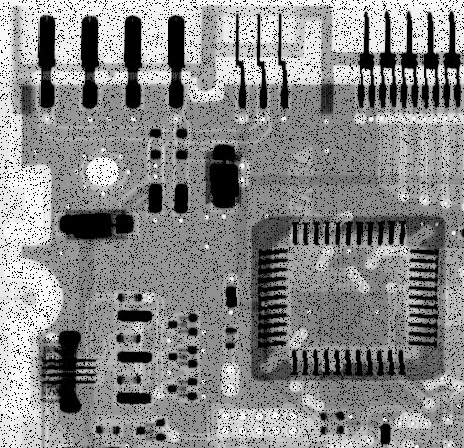
#> input picture circuitboard-pepper.tif, 464 x 448 px
$ jupyter execute --allow-errors lab11_report.ipynb   (shell and % lines are left out)
#> lines starting #> are read from the running program, lines starting #| are printed output that depends on the picture
<h1><center>
    ECE 438: Digital Signal Processing with Applications<br/>
    Lab 11: Image Restoration<br/>
    <small>Date:</small><br/>
    <small>Section:</small><br>
</center></h1>

|Name |Signature |Time spent outside lab|
|:---:|:---:|:---:|
|Student Name #1 [---%]| | |
|Student Name #2 [---%]| | |

||Below expectations| Lacks in some respect|Meets all expectations|
|:---:|:---:|:---:|:---:|
|**Completeness of the report**||||
|**Organization of the report**||||
|**Quality of figures**: *Correctly labeled with title, x-axis, y-axis, and name(s)*||||
|**Understanding of color images and color spaces (40 pts)**: *Python figures with color components, code (`ycbcr2rgb`), filtered images, questions*||||
|**Understanding of halftoning (60 pts)**: *Original and binary images with MSE, error images, table of MSE’s for filered and nonfiltered images, questions*||||

[cell 1]
import numpy as np
import matplotlib.pyplot as plt

[cell 2]
# make sure the plot is displayed in this notebook
# specify the size of the plot
plt.rcParams['figure.figsize'] = (16, 10)

# for auto-reloading extenrnal modules

<h3 style="color:red;"><left>Exercise 2.3: Color</left></h3>

**1. Load the image file ```girl.tif```. Check the size of array for this image by using the command ```print(image.shape)```, where ```image``` is the image matrix. Also, print the data type of this matrix.**

Notice that this is a three dimensional array of type ```uint8```. It contains three gray scale image planes corresponding to the red, green, and blue components for each pixel. Since each color pixel is represented by three bytes, this is commonly known as a 24-bit image.

[cell 3]
# insert your code here

**2. Display the image. Note that ```cmap```, ```vmin```, ```vmax``` arguments are not needed.**

[cell 4]
# insert your code here

**3. Extract each of the color components, then plot each color component.**

Note that while the original is a color image, each color component separately is a monochrome image, so plotting each color component requires ```cmap```, ```vmin```, ```vmax``` arguments.

[cell 5]
# insert your code here

**4. Load the files ```ycbcr.npy``` using [`np.load()`](https://numpy.org/doc/stable/reference/generated/numpy.load.html), and print its type and data shape `dtype`.**

This file contains a NumPy array for a color image in $YC_bC_r$ format. The array contains three gray scale image planes that correspond to the luminance ($Y$) and two chrominance ($C_bC_r$) components.

[cell 6]
# insert your code here

**5. Plot each of the components.**

[cell 7]
# insert your code here

**6. Complete the function below that will perform the transformation of equation (2). It should accept a 3-D $YC_bC_r$ image array as input, and return a 3-D $RGB$ image array.**

* Make sure `ycbcr` is in `double` or `float` before any processing.
* After conversion, to make sure the values of `rgb` are in $[0,255]$, use [`np.clip()`](https://numpy.org/doc/stable/reference/generated/numpy.clip.html).

[cell 8]
def ycbcr2rgb(ycbcr):
    """
    Parameters
    ---
    ycbcr: image in YCbCr

    Returns
    ---
    rgb: image RGB
    """

    rgb = None
    return rgb

**7. Now, convert the ycbcr array to an RGB representation and display the color image.**

* Before displaying the image, make sure its data type is `np.uint8`.

[cell 9]
# insert your code here

**8. Load the file ```h.npy```. This is a $5 \times 5$ Gaussian filter with $\sigma^2=2.0$. (See the first week of the experiment for more details on this type of filter.)**

[cell 10]
# insert your code here

**9. Alter the ```ycbcr``` array by filtering only the luminance component, ```ycbcr[:,:,0]```, using the Gaussian filter (use `convolve2d()` function from last lab). Convert the result to RGB, and display it.**

* Instead of altering the original `ycbcr`, you can create a copy by `ycbcr1 = ycbcr.copy()`.

[cell 11]
def convolve2d(image, kernel):
    """
    Parameters
    ---
    image: the input image
    kernel: the filter

    Returns
    ---
    filtered: the filtered image
    """
    filtered = None
    return filtered

[cell 12]
# insert your code here

**10. Now alter `ycbcr` by filtering both chrominance components, ```ycbcr[:,:,1]``` and ```ycbcr[:,:,2]```, using the Gaussian filter. Convert this result to RGB, and display it.**

* Again, instead of altering the original `ycbcr`, you can create a copy by `ycbcr2 = ycbcr.copy()`.

[cell 13]
# insert your code here

### Spatial Filtering

#### Introduction to Spatial Filtering
Spatial filtering is a process used to enhance or restore images by manipulating pixel values in a local neighborhood. In this experiment, we will use spatial filtering to restore images affected by **pepper noise** (random black pixels) and **salt noise** (random white pixels).

One effective filter for this type of noise is the **median filter**. The **median filter** is a type of order-statistic filter that replaces the value of a pixel with the **median** value of its neighboring pixels. This is particularly effective for removing salt-and-pepper noise without significantly blurring the edges of the image.

Another effective approach is using **max and min filters**, which can handle pepper and salt noise individually:
- **Max Filter** is effective in reducing **pepper noise** by taking the maximum value within a local neighborhood, which helps to replace black pixels with brighter surrounding values.
- **Min Filter** is effective in reducing **salt noise** by taking the minimum value within a local neighborhood, which helps to replace white pixels with darker surrounding values.

#### Principle of Spatial Filtering
To remove salt or pepper noise, we use spatial filters that smooth the image by averaging or taking other statistical measures of neighboring pixel values.

- **Median Filter**:
  $$ f_{\text{median}}(x, y) = \text{median} \{ g(r, c) \}, \quad (r, c) \in S_{xy} $$
  Where $ S_{xy} $ represents the neighborhood around the pixel at position $ (x, y) $, and $ g(r, c) $ are the intensity values of pixels within the neighborhood. The median filter is particularly effective for removing salt or pepper noise without significantly blurring the edges of the image.

- **Max Filter**:
  $$ f_{\text{max}}(x, y) = \max \{ g(r, c) \}, \quad (r, c) \in S_{xy} $$
  The max filter replaces each pixel value with the maximum value from its neighborhood. This is useful for removing pepper noise.

- **Min Filter**:
  $$ f_{\text{min}}(x, y) = \min \{ g(r, c) \}, \quad (r, c) \in S_{xy} $$
  The min filter replaces each pixel value with the minimum value from its neighborhood. This is useful for removing salt noise.

#### Student Task
1. **Apply spatial filters** (max filter and min filter) to given noisy images that are affected by **pepper noise** and **salt noise** separately.
2. Compare the results of the filters to determine which one works better for removing each type of noise while preserving details.

[cell 14]
import cv2
import numpy as np
import matplotlib.pyplot as plt

# Function to apply max filter
def max_filter(image, kernel_size=3):
    # insert your code here. Hint: check cv2.dilate()
    return None


# Function to apply min filter
def min_filter(image, kernel_size=3):
    # insert your code here. Hint: check cv2.erode()
    return None

# Read and filter the images
pepper_noise_image = cv2.imread('circuitboard-pepper.tif', cv2.IMREAD_GRAYSCALE)
#> pepper_noise_image is the input picture: shape (448, 464); min 0, max 255, mean 135.8
max_filtered_pepper = max_filter(pepper_noise_image, kernel_size=3)

salt_noise_image = cv2.imread('circuitboard-salt.tif', cv2.IMREAD_GRAYSCALE)
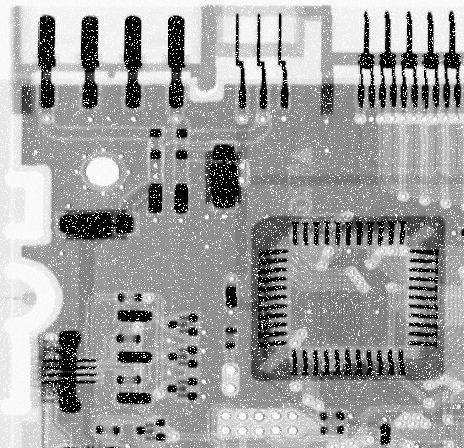
#> input picture circuitboard-salt.tif, 464 x 448 px
#> salt_noise_image is the input picture: shape (448, 464); min 0, max 255, mean 161.1
min_filtered_salt = min_filter(salt_noise_image, kernel_size=3)

# Display the images before and after filtering
plt.figure(figsize=(8, 4))
plt.subplot(1, 2, 1)
plt.title('Pepper Noise Image')
plt.axis('off')
plt.imshow(pepper_noise_image, cmap='gray')

plt.subplot(1, 2, 2)
plt.title('Max Filtered (Pepper Noise)')
plt.axis('off')
#> (the rest of this cell did not finish here and is left out)

### Experiment: Adaptive Median Filtering

#### Introduction to Adaptive Median Filtering
The filters discussed previously, such as median, max, and min filters, are effective but do not adapt to the varying characteristics of the image. In some cases, using an **adaptive median filter** can improve results by adjusting the filtering based on local image characteristics. The **adaptive median filter** works by changing the size of the neighborhood used for filtering until specific conditions are met. This makes it effective for images with high-density salt-and-pepper noise.

#### Principle of Adaptive Median Filtering
In adaptive median filtering, the process starts with a small neighborhood size $ S_{xy} $ centered at the pixel being processed. The algorithm uses two levels of processing for each pixel to decide whether it should be replaced or retained. The conditions are as follows:

- **Level A**:
  - If $ z_{\text{min}} < z_{\text{med}} < z_{\text{max}} $, go to **Level B**.
  - Else, increase the size of $ S_{xy} $.
    - If $ S_{xy} \leq S_{\text{max}} $, repeat **Level A**.
    - Else, output $ z_{\text{med}} $.
- **Level B**:
  - If $ z_{\text{min}} < z_{xy} < z_{\text{max}} $, output $ z_{xy} $.
  - Else, output $ z_{\text{med}} $.

Where:
- $ z_{\text{min}} $: Minimum intensity value in $ S_{xy} $.
- $ z_{\text{max}} $: Maximum intensity value in $ S_{xy} $.
- $ z_{\text{med}} $: Median of intensity values in $ S_{xy} $.
- $ z_{xy} $: Intensity value at coordinates $(x, y)$.
- $ S_{\text{max}} $: Maximum allowed size of $ S_{xy} $.

#### Student Task
1. **Add salt-and-pepper noise** to a given image with salt-and-pepper noise (probability = 0.25).
2. **Apply adaptive median filtering** to the noisy image.
3. Compare the result of adaptive median filtering with traditional median filtering to determine which one works better for high-density noise while preserving details.

[cell 15]
import cv2
import numpy as np
import matplotlib.pyplot as plt

# Function to add salt-and-pepper noise to an image
def add_salt_pepper_noise(image, prob=0.25):
    noisy_image = image.copy()
    num_salt = np.ceil(prob * image.size * 0.5)
    num_pepper = np.ceil(prob * image.size * 0.5)

    salt_coords = [np.random.randint(0, i - 1, int(num_salt)) for i in image.shape]
    pepper_coords = [np.random.randint(0, i - 1, int(num_pepper)) for i in image.shape]

    # insert your code here to add salt and pepper noise to the images according to the coordinates
    noisy_image = None

    return noisy_image

# Function to apply adaptive median filter
def adaptive_median_filter(image, S_max=7):
    output_image = image.copy()
    rows, cols = image.shape

    for i in range(rows):
        for j in range(cols):
            S_xy = 3
            while S_xy <= S_max:
                r_min = max(i - S_xy // 2, 0)
                r_max = min(i + S_xy // 2 + 1, rows)
                c_min = max(j - S_xy // 2, 0)
                c_max = min(j + S_xy // 2 + 1, cols)

                neighborhood = image[r_min:r_max, c_min:c_max]
                z_xy = image[i, j]

                # insert your code here. Hint: Calculate z_min, z_max, and z_med using neighborhood values
                z_min = None
                z_max = None
                z_med = None

                # insert your code here. Hint: assign correct values for output_image according to the above instructions
                if z_min < z_med < z_max:
                    if z_min < z_xy < z_max:
                        output_image[i, j] = None
                    else:
                        output_image[i, j] = None
                    break
                else:
                    S_xy += 2
                    if S_xy > S_max:
                        output_image[i, j] = None

    return output_image

def median_filter(image, kernel_size=3):
    # insert your code here. Hint: check cv2.medianBlur().
    return None

original_image = cv2.imread('girl.tif', cv2.IMREAD_GRAYSCALE)
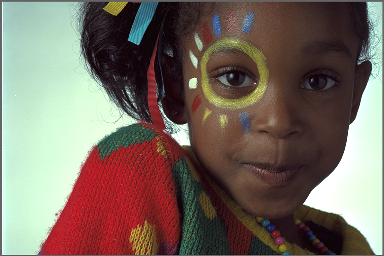
#> input picture girl.tif, 384 x 256 px
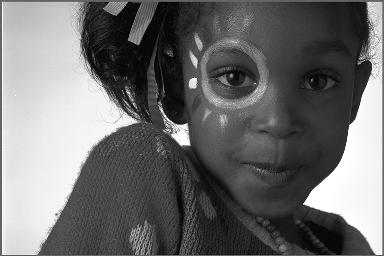
#> original_image: shape (256, 384); min 1, max 255, mean 109.3
salt_pepper_noise_image = add_salt_pepper_noise(original_image, prob=0.25)
#> (the rest of this cell did not finish here and is left out)

traditional_median_filtered_image = median_filter(salt_pepper_noise_image, 3)

# Display original, noisy, and filtered images
plt.figure(figsize=(15, 5))
plt.subplot(1, 4, 1)
plt.title('Original Image')
plt.axis('off')
plt.imshow(original_image, cmap='gray')

plt.subplot(1, 4, 2)
plt.title('Noisy Image (Salt & Pepper, p=0.25)')
plt.axis('off')
plt.imshow(salt_pepper_noise_image, cmap='gray')

plt.subplot(1, 4, 3)
plt.title('Adaptive Median Filtered Image')
plt.axis('off')
plt.imshow(adaptive_filtered_image, cmap='gray')

plt.subplot(1, 4, 4)
plt.title('Traditional Median Filtered Image')
plt.axis('off')
plt.imshow(traditional_median_filtered_image, cmap='gray')
plt.show()

### Evaluation with MSE and PSNR

#### Introduction to Image Quality Evaluation
In image processing, it’s important to assess how well filtering methods retain the quality of the original image while removing noise. Two commonly used metrics for this purpose are **Mean Squared Error (MSE)** and **Peak Signal-to-Noise Ratio (PSNR)**.

- **Mean Squared Error (MSE)**: MSE measures the average squared difference between the original and filtered images. A lower MSE value indicates a closer match to the original image, meaning the filter was effective in maintaining image quality.

  $$
  \text{MSE} = \frac{1}{mn} \sum_{x=1}^{m} \sum_{y=1}^{n} [I_{\text{original}}(x, y) - I_{\text{filtered}}(x, y)]^2
  $$

  where \( m \) and \( n \) are the image dimensions, \( I_{\text{original}} \) is the pixel value in the original image, and \( I_{\text{filtered}} \) is the corresponding pixel value in the filtered image.

- **Peak Signal-to-Noise Ratio (PSNR)**: PSNR, often expressed in decibels (dB), is based on the MSE but provides a standardized scale to evaluate image quality. A higher PSNR value indicates better image quality and less distortion from the original.

  $$
  \text{PSNR} = 20 \cdot \log_{10} \left( \frac{\text{MAX}_{I}}{\sqrt{\text{MSE}}} \right)
  $$

  where \( \text{MAX}_{I} \) is the maximum possible pixel value in the image (typically 255 for an 8-bit grayscale image).

#### Principle of Quality Metrics
- **MSE** helps us understand the average discrepancy between the original and filtered images. A low MSE value indicates high similarity, which is desirable for preserving image quality.
- **PSNR** gives us a standardized measure of quality; the higher the PSNR, the better the filter retained details while reducing noise.

#### Student Task
1. **Implement MSE and PSNR**: Write code to compute MSE and PSNR between the original and filtered images.
2. **Apply Evaluation Metrics**: Calculate MSE and PSNR for each filter you implemented (max filter, min filter, adaptive median filter, and traditional median filter).
3. **Analyze the Results**: Based on the calculated MSE and PSNR values, analyze and compare the performance of each filter. Which filter achieved the lowest MSE and highest PSNR, indicating effective noise removal with minimal loss of detail?

[cell 16]
import cv2
import numpy as np

# Function to calculate Mean Squared Error (MSE)
def calculate_mse(original_image, filtered_image):
    # insert your code here. Hint: use numpy matrix calculation for the above formula.
    mse = None
    return mse

# Function to calculate Peak Signal-to-Noise Ratio (PSNR)
def calculate_psnr(original_image, filtered_image):
    # insert your code here. Hint: return float('inf') if MSE equals to 0.
    psnr = None
    return psnr

# Calculate MSE and PSNR for each filtered image

original_image = cv2.imread('house.tif', cv2.IMREAD_GRAYSCALE)
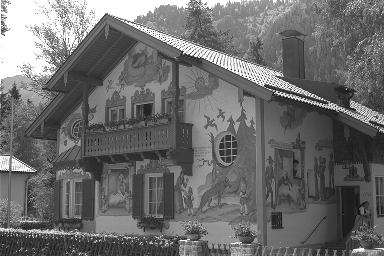
#> input picture house.tif, 384 x 256 px
#> original_image is the input picture: shape (256, 384); min 18, max 255, mean 108.5
salt_pepper_noise_image = add_salt_pepper_noise(original_image, prob=0.25)

max_filtered_image = max_filter(salt_pepper_noise_image, kernel_size=3)
min_filtered_image = min_filter(salt_pepper_noise_image, kernel_size=3)
#> (the rest of this cell did not finish here and is left out)

traditional_median_filtered_image = median_filter(salt_pepper_noise_image, 3)

mse_max_filter = calculate_mse(original_image, max_filtered_image)
psnr_max_filter = calculate_psnr(original_image, max_filtered_image)

mse_min_filter = calculate_mse(original_image, min_filtered_image)
psnr_min_filter = calculate_psnr(original_image, min_filtered_image)

mse_adaptive_median = calculate_mse(original_image, adaptive_filtered_image)
psnr_adaptive_median = calculate_psnr(original_image, adaptive_filtered_image)

mse_traditional_median = calculate_mse(original_image, traditional_median_filtered_image)
psnr_traditional_median = calculate_psnr(original_image, traditional_median_filtered_image)


# Display original, noisy, and filtered images
plt.figure(figsize=(12, 5))
plt.subplot(2, 3, 1)
plt.title('Original Image')
plt.axis('off')
plt.imshow(original_image, cmap='gray')

plt.subplot(2, 3, 2)
plt.title('Noisy Image (Salt & Pepper, p=0.25)')
plt.axis('off')
plt.imshow(salt_pepper_noise_image, cmap='gray')

plt.subplot(2, 3, 3)
plt.title('Max Filtered Image')
plt.axis('off')
plt.imshow(max_filtered_image, cmap='gray')

plt.subplot(2, 3, 4)
plt.title('Min Filtered Image')
plt.axis('off')
plt.imshow(min_filtered_image, cmap='gray')

plt.subplot(2, 3, 5)
plt.title('Adaptive Median Filtered Image')
plt.axis('off')
plt.imshow(adaptive_filtered_image, cmap='gray')

plt.subplot(2, 3, 6)
plt.title('Traditional Median Filtered Image')
plt.axis('off')
plt.imshow(traditional_median_filtered_image, cmap='gray')

plt.show()

# Print MSE and PSNR values for comparison
print(f"Max Filter - MSE: {mse_max_filter:.2f}, PSNR: {psnr_max_filter:.2f}")
print(f"Min Filter - MSE: {mse_min_filter:.2f}, PSNR: {psnr_min_filter:.2f}")
print(f"Adaptive Median Filter - MSE: {mse_adaptive_median:.2f}, PSNR: {psnr_adaptive_median:.2f}")
print(f"Traditional Median Filter - MSE: {mse_traditional_median:.2f}, PSNR: {psnr_traditional_median:.2f}")
